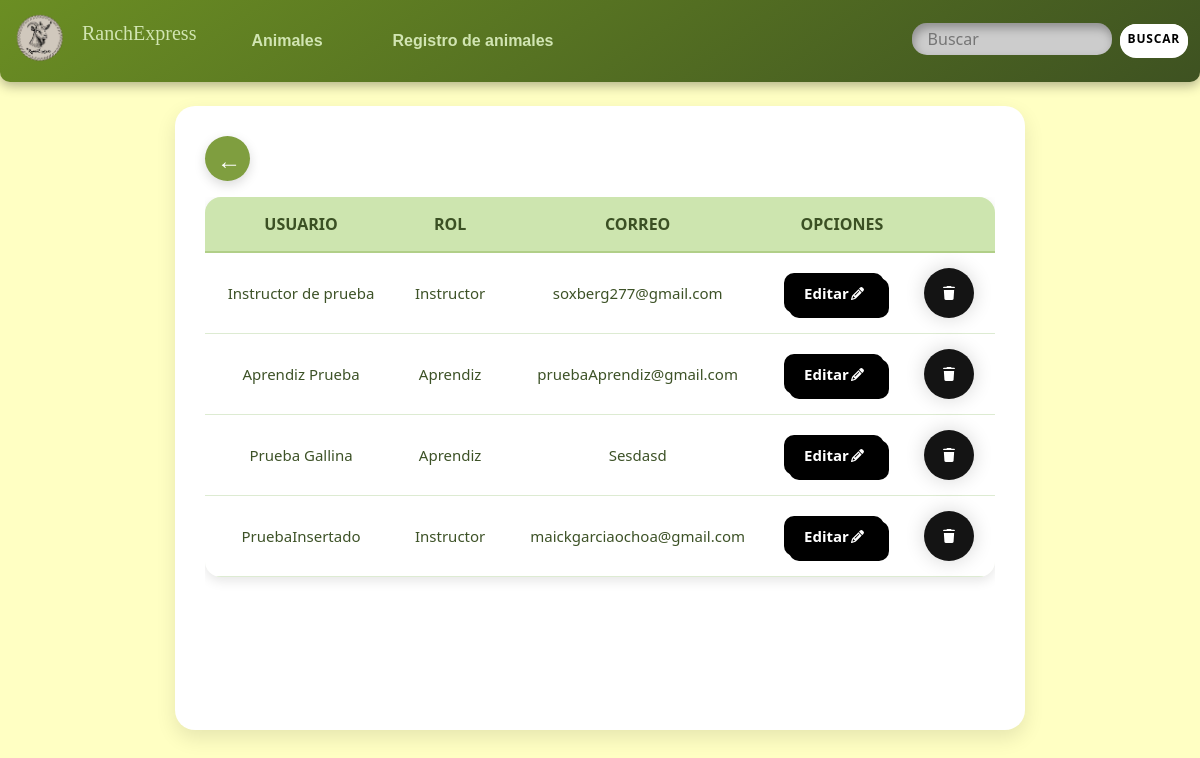
The page /Vista/panel_administrador.php (signed in) on the database its author committed.
### tables this page shows
CREATE TABLE `usuario` (
  `id_usuario` int(11) NOT NULL,
  `nit` int(10) NOT NULL,
  `nombre` varchar(50) NOT NULL,
  `correo` varchar(100) NOT NULL,
  `clave` varchar(255) NOT NULL,
  `rol` enum('Aprendiz','Instructor') NOT NULL
);

### Controlador/panel_administracion.php (the view, shortened to what this page needs)
<?php
include '../Modelo/conn.php';
$sqlUsuarios = "SELECT * FROM usuario";
$resultado = $conn->query($sqlUsuarios);
$html = "";
if($resultado->num_rows>0){
    while($coincidencias = $resultado->fetch_assoc()){
        $nombreUsuario = $coincidencias['nombre'];
        $idUsuario = $coincidencias['id_usuario'];
        $rol = $coincidencias['rol'];
        $correo = $coincidencias['correo'];
        $html.= '<head>
        <link rel="stylesheet" href = "../public/iconos_perfil.css">
        </head>';
        $html.= "<tr>
          <td>".$nombreUsuario."</td>
          <td>". $rol."</td>
          <td>" .$correo.'</td>
          <td>
          <a href = "actualizar_usuario.php?token='.$idUsuario.'">
          <button class="Btn" role = "button">
          Editar
          <svg viewBox="0 0 512 512" class="svg">
          <path
          d="M410.3 231l11.3-11.3-33.9-33.9-62.1-62.1L291.7 89.8l-11.3 11.3-22.6 22.6L58.6 322.9c-10.4 10.4-18 23.3-22.2 37.4L1 480.7c-2.5 8.4-.2 17.5 6.1 23.7s15.3 8.5 23.7 6.1l120.3-35.4c14.1-4.2 27-11.8 37.4-22.2L387.7 253.7 410.3 231zM160 399.4l-9.1 22.7c-4 3.1-8.5 5.4-13.3 6.9L59.4 452l23-78.1c1.4-4.9 3.8-9.4 6.9-13.3l22.7-9.1v32c0 8.8 7.2 16 16 16h32zM362.7 18.7L348.3 33.2 325.7 55.8 314.3 67.1l33.9 33.9 62.1 62.1 33.9 33.9 11.3-11.3 22.6-22.6 14.5-14.5c25-25 25-65.5 0-90.5L453.3 18.7c-25-25-65.5-25-90.5 0zm-47.4 168l-144 144c-6.2 6.2-16.4 6.2-22.6 0s-6.2-16.4 0-22.6l144-144c6.2-6.2 16.4-6.2 22.6 0s6.2 16.4 0 22.6z"
          ></path>
          </svg>
          </button>
          </a>
          </td>
          <td>';
          $html.= '
<a href = "../Controlador/eliminar_usuario.php?token='.urlencode($idUsuario).'" class = "eliminar-Usuario">
<button class="button">
  <svg xmlns="http://www.w3.org/2000/svg" fill="none" viewBox="0 0 69 14" class="svgIcon bin-top">
    <g clip-path="url(#clip0_35_24)">
      <path fill="black" d="M20.8232 2.62734L19.9948 4.21304C19.8224 4.54309 19.4808 4.75 19.1085 4.75H4.92857C2.20246 4.75 0 6.87266 0 9.5C0 12.1273 2.20246 14.25 4.92857 14.25H64.0714C66.7975 14.25 69 12.1273 69 9.5C69 6.87266 66.7975 4.75 64.0714 4.75H49.8915C49.5192 4.75 49.1776 4.54309 49.0052 4.21305L48.1768 2.62734C47.3451 1.00938 45.6355 0 43.7719 0H25.2281C23.3645 0 21.6549 1.00938 20.8232 2.62734ZM64.0023 20.0648C64.0397 19.4882 63.5822 19 63.0044 19H5.99556C5.4178 19 4.96025 19.4882 4.99766 20.0648L8.19375 69.3203C8.44018 73.0758 11.6746 76 15.5712 76H53.4288C57.3254 76 60.5598 73.0758 60.8062 69.3203L64.0023 20.0648Z"></path>
    </g>
    <defs>
      <clipPath id="clip0_35_24">
        <rect fill="white" height="14" width="69"></rect>
      </clipPath>
    </defs>
  </svg>
  <svg
    xmlns="http://www.w3.org/2000/svg"
    fill="none"
    viewBox="0 0 69 57"
    class="svgIcon bin-bottom"
  >
    <g clip-path="url(#clip0_35_22)">
      <path
        fill="black"
        d="M20.8232 -16.3727L19.9948 -14.787C19.8224 -14.4569 19.4808 -14.25 19.1085 -14.25H4.92857C2.20246 -14.25 0 -12.1273 0 -9.5C0 -6.8727 2.20246 -4.75 4.92857 -4.75H64.0714C66.7975 -4.75 69 -6.8727 69 -9.5C69 -12.1273 66.7975 -14.25 64.0714 -14.25H49.8915C49.5192 -14.25 49.1776 -14.4569 49.0052 -14.787L48.1768 -16.3727C47.3451 -17.9906 45.6355 -19 43.7719 -19H25.2281C23.3645 -19 21.6549 -17.9906 20.8232 -16.3727ZM64.0023 1.0648C64.0397 0.4882 63.5822 0 63.0044 0H5.99556C5.4178 0 4.96025 0.4882 4.99766 1.0648L8.19375 50.3203C8.44018 54.0758 11.6746 57 15.5712 57H53.4288C57.3254 57 60.5598 54.0758 60.8062 50.3203L64.0023 1.0648Z"
      ></path>
    </g>
    <defs>
      <clipPath id="clip0_35_22">
        <rect fill="white" height="57" width="69"></rect>
      </clipPath>
    </defs>
  </svg>
</button>
</a>
          </td>
          </tr>';
    }
}
else{
    $html.= "<tr>
    <td colspan = 4>No hay usuarios en la base de datos</td>
    </tr>";
}
?>

### Vista/header.php (shortened to what this page needs)
<!DOCTYPE html>
<html lang="es">
<head>
  <link rel="stylesheet" href="../public/header.css">
  <link href="https://cdn.jsdelivr.net/npm/bootstrap@5.3.3/dist/css/bootstrap.min.css" rel="stylesheet">
</head>
<body>
  <nav class="navbar navbar-expand-lg navbar-custom position-relative">
    <div class="container-fluid align-items-center">
      <div class="logo">
        <img
          src="../Media/icons/logo_pagina-removebg-preview.png"
          alt="Logo"
          id="logazo"
        />
      </div>
      <a href="index.php" class="navbar-brand d-flex align-items-center">
        <p class="navbar-brand">RanchExpress</p>
      </a>
      <div class="collapse navbar-collapse justify-content-between" id="navbar">
        <ul class="navbar-nav flex-row gap-4 justify-content-center">
          <li class="nav-item">
            <a class="nav-link" href="especies.php"><strong>Animales</strong></a>
          </li>
          <li class="nav-item">
            <a class="nav-link" href="registro_animal.php">Registro de animales</a>
          </li>
        </ul>
        <form class="d-flex search-form" id = "form" role="search" method="GET" action="hoja_animales.php">
          <input type="text" id="originalToken" class="input me-2" placeholder="Buscar" required/>
          <button class="booton" type = "submit">
            Buscar
          </button>
        </form>
      </div>
    </div>
  </nav>
</body>
</html>

### Vista/panel_administrador.php (shortened to what this page needs)
<?php
include '../Controlador/panel_administracion.php';
include 'header.php';
?>
<!DOCTYPE html>
<html lang="es">
<head>
  <link href="https://cdn.jsdelivr.net/npm/bootstrap@5.3.0/dist/css/bootstrap.min.css" rel="stylesheet" />
  <link rel="stylesheet" href="../public/tabla.css" />
  <link rel="stylesheet" href="../public/modal.css" />
</head>
<body>
<main class="container my-4">
  <div class="mb-3">
    <a href="hoja_animales.php">
    <button class="btn btn-outline-dark rounded-circle" >
      <span class="fs-4">&#8592;</span>
    </button>
    </a>
  </div>
  <div class="table-responsive">
    <table class="table custom-table text-center align-middle">
      <thead class="table-head">
        <tr>
          <th scope="col">USUARIO</th>
          <th scope="col">ROL</th>
          <th scope="col">CORREO</th>
          <th scope="col">OPCIONES
          </th>
          <th scope="col"></th>
        </tr>
      </thead>
      <tbody>
          <?php echo $html ?>
      </tbody>
    </table>
  </div>
</main>
</body>
</html>

### public/header.css (style rules this page uses)
.container.my-4 { min-height: 78vh; }
.navbar-custom { background-color: #4e6821; background-image: linear-gradient(145deg, #6B8E23 0%, #3e5221 100%); padding: 10px 20px; box-shadow: 0 4px 12px rgba(0, 0, 0, 0.3); border-bottom-left-radius: 10px; border-bottom-right-radius: 10px; }
.logo { cursor: pointer; margin-right: auto; }
.logo img { height: 60px; width: auto; transition: all 0.3s ease; border-radius: 100%; margin-right: 10px; }
.navbar-brand { font-family: 'Brush Script MT', cursive; font-size: 24px; color: #d1e5b2 !important; }
.navbar-nav .nav-item { margin: 0 15px; }
.navbar-nav .nav-link { color: #d1e5b2 !important; font-weight: bold; font-family: 'Copperplate', sans-serif; transition: color 0.3s ease; }

### public/tabla.css (style rules this page uses)
body { font-family: 'Segoe UI', Tahoma, Geneva, Verdana, sans-serif; background-color: #ffffc3; margin: 0; padding: 0; color: #374c2c; }
main.container { background-color: #ffffff; border-radius: 20px; box-shadow: 0 8px 20px rgba(0, 0, 0, 0.1); padding: 30px; max-width: 850px; margin: 40px auto; }
.btn-outline-dark.rounded-circle { background-color: #7f9e3f; color: white; border: none; width: 45px; height: 45px; box-shadow: 0 4px 12px rgba(0, 0, 0, 0.15); font-weight: bold; }
.table-responsive { overflow-x: auto; }
.custom-table { width: 100%; border-collapse: collapse; border-radius: 16px; overflow: hidden; background: #f9fdf2; box-shadow: 0 4px 12px rgba(0, 0, 0, 0.1); }
.table-head th { background-color: #cde5af; color: #3b5024; font-weight: bold; font-size: 16px; text-transform: uppercase; padding: 15px; border-bottom: 2px solid #b1cf88; }
.custom-table tbody tr { transition: background-color 0.2s ease; }
.custom-table tbody td { padding: 15px 12px; font-size: 15px; color: #3d5227; border-bottom: 1px solid #ddebd2; }

### Vista/header.php (style rules this page uses)
.input { border: none !important; outline: none !important; border-radius: 15px; padding: 1em; background-color: #ccc; box-shadow: inset 2px 5px 10px rgba(0, 0, 0, 0.3); transition: 300ms ease-in-out; width: 200px; font-size: 1rem; height: 32px; margin-top: -1px; }
.booton { appearance: button; background-color:white; border: solid transparent; border-radius: 16px; border-width: 0 0 4px; box-sizing: border-box; color: black; cursor: pointer; display: inline-block; font-size: 12px; font-weight: 700; letter-spacing: .8px; line-height: 20px; margin: 0; outline: none; overflow: visible; padding: 5px 8px; text-align: center; text-transform: uppercase; touch-action: manipulation; transform: translateZ(0); transition: filter .2s; user-select: none; -webkit-user-select: none; vertical-align: middle; white-space: nowrap; }
.booton:after { background-clip: padding-box; background-color:white; border: solid transparent; border-radius: 16px; border-width: 0 0 4px; bottom: -4px; content: ""; left: 0; position: absolute; right: 0; top: 0; z-index: -1; }

### rows shown on the page
usuario: nombre "Instructor de prueba", rol "Instructor", correo "soxberg277@gmail.com"
usuario: nombre "Aprendiz Prueba", rol "Aprendiz", correo "pruebaAprendiz@gmail.com"
usuario: nombre "Prueba Gallina", rol "Aprendiz", correo "Sesdasd"
usuario: nombre "PruebaInsertado", rol "Instructor", correo "maickgarciaochoa@gmail.com"
